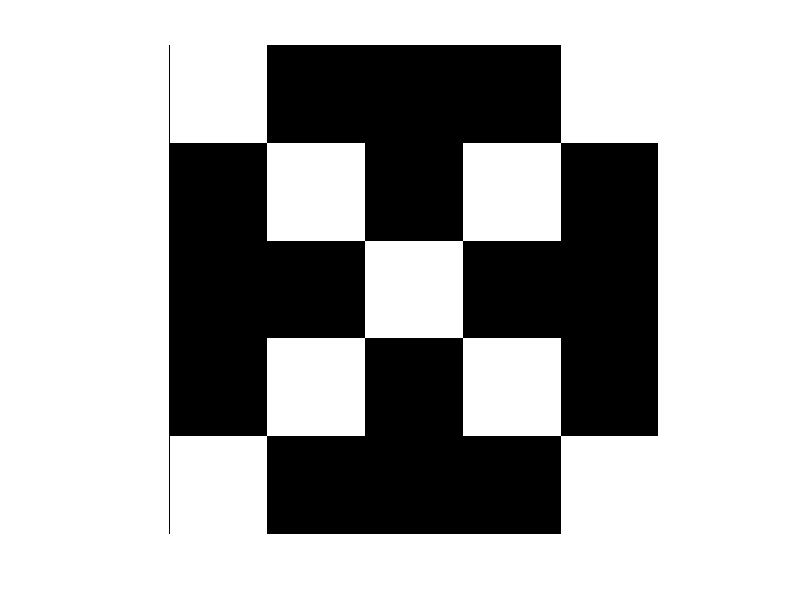
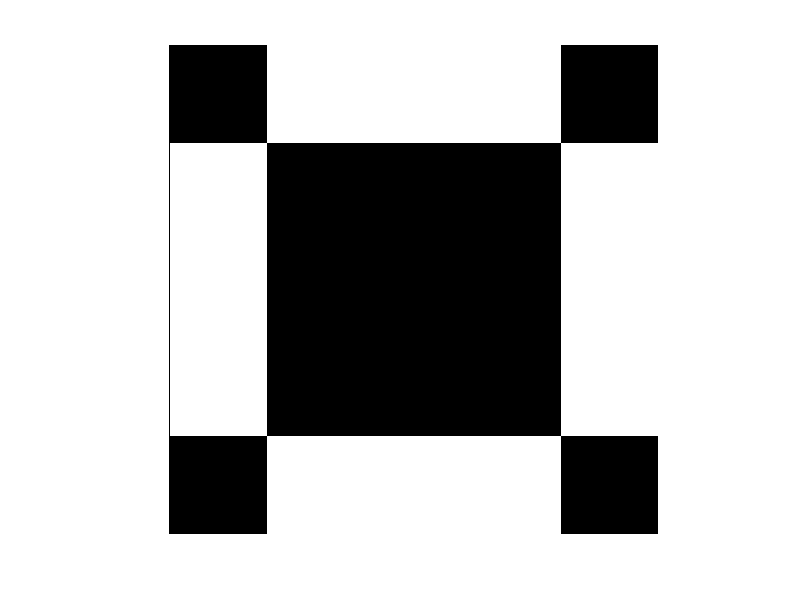
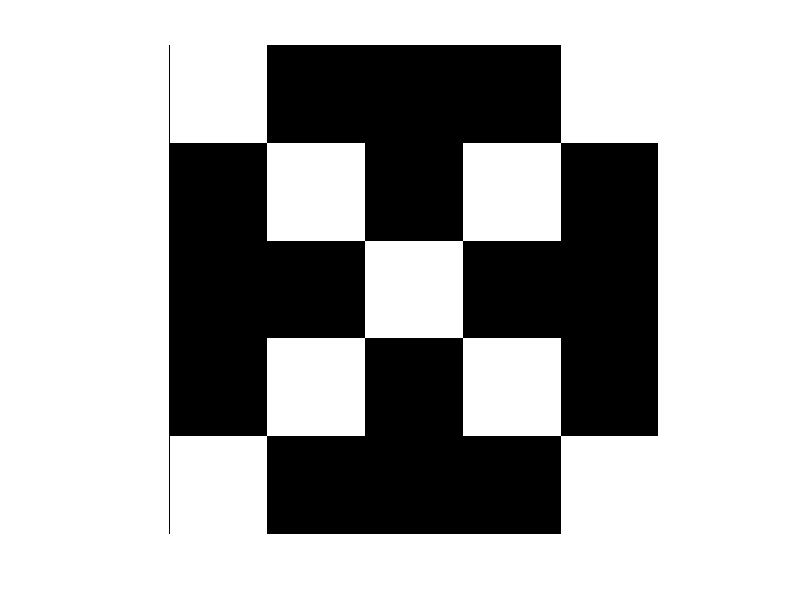

The MATLAB source for these figures, in order:
clear
clc
Train1 = [1 -1 -1 -1 1 -1 1 -1 1 -1 -1 -1 1 -1 -1 -1 1 -1 1 -1 1 -1 -1 -1 1];
figure,imshow(reshape(Train1,[5,5]),[]),colormap('jet')
Train2 = [-1 1 1 1 -1 1 -1 -1 -1 1 1 -1 -1 -1 1 1 -1 -1 -1 1 -1 1 1 1 -1];
figure,imshow(reshape(Train2,[5,5]),[]),colormap('jet')

% Adding bias term to the input vectors

I1 = [1 -1 -1 -1 1 -1 1 -1 1 -1 -1 -1 1 -1 -1 -1 1 -1 1 -1 1 -1 -1 -1 1 1];
I2 = [-1 1 1 1 -1 1 -1 -1 -1 1 1 -1 -1 -1 1 1 -1 -1 -1 1 -1 1 1 1 -1 1];


M = 2 ; % number of training example

% Initial weights 

W = zeros(26,1);

% Targets

O1 = ones(26,1);
O2 = -1*ones(26,1);


% Training step  
% Later, it could be enhanced by writing in vectorized version.

DW1 = I1'.*O1;
DW2 = I2'.*O2;

W = W + DW1 ;
W = W + DW2 ;


% Testing step 

Test1 = [-1 -1 -1 -1 1 -1 1 -1 1 -1 -1 -1 1 -1 -1 -1 1 -1 1 -1 1 -1 -1 -1 -1 1];

OTest = Test1'.*W;



if sum(OTest)>=0 
    Fpredicted =  1 ;
    Output = reshape(Train1,[5,5]) ;
else
    Fpredicted = -1 ;
    Output = reshape(Train2,[5,5]) ;
end

figure,imshow(Output,[]),colormap('jet')


% Based on the lecture, little corruption applied to the input  didn't
% change the result 






